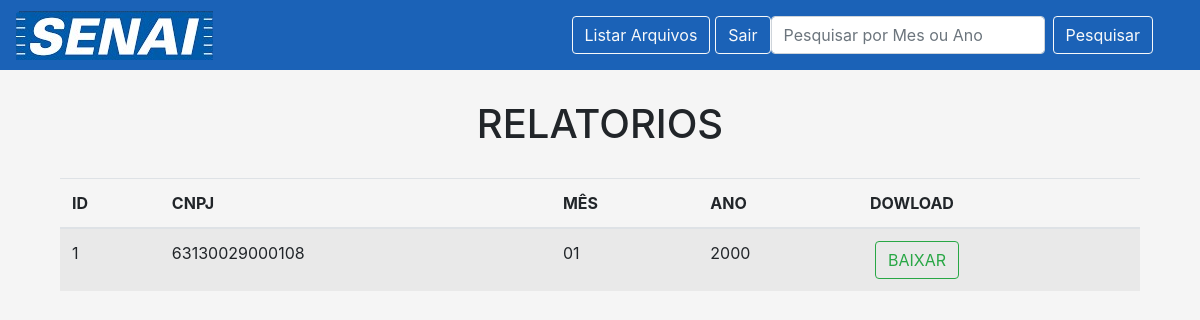
The app's page /empresa.php (signed in) with its own data.
### tables this page shows
CREATE TABLE `relatorios` (
  `ID` int(11) NOT NULL,
  `mes` varchar(2) NOT NULL,
  `ano` varchar(5) NOT NULL,
  `local_arqv` varchar(200) NOT NULL,
  `empresa_cnpj` varchar(20) NOT NULL
);

### empresa.php (the view, shortened to what this page needs)
<!DOCTYPE html>
<html lang="pt-br">
<head>
    <link rel="stylesheet" href="https://cdn.jsdelivr.net/npm/bootstrap@4.0.0/dist/css/bootstrap.min.css">
</head>
<?php require "menu_empresa.php" ?>
<body>
    <h1 style="text-align: center;margin: 30px 0;">RELATORIOS</h1>
    <section style="margin: 30px 0;">
    <center>
        <div class="box-user">
            <table class="table table-striped">
                <thead>
                <tr>
                    <th scope="col">ID</th>
                    <th scope="col">CNPJ</th>
                    <th scope="col">MÊS</th>
                    <th scope="col">ANO</th>
                    <th scope="col">DOWLOAD</th>
                </tr>
                </thead>
                <tbody>
                    <?php
                        require_once "conexao.php";
                        $sql_query = "SELECT * FROM relatorios WHERE empresa_cnpj = '" . $_COOKIE['cnpj'] . "'";
                        if ($result = $conn ->query($sql_query)) {
                            while ($row = $result->fetch_assoc()) {
                                $id = $row['ID'];
                                $mes = $row['mes'];
                                $ano = $row['ano'];
                                $local_arqv = $row['local_arqv'];
                                $cnpj = $row['empresa_cnpj']
                    ?>
                    <tr class="trow">
                        <td><?php echo $id; ?></td>
                        <td><?php echo $cnpj; ?></td>
                        <td><?php echo $mes; ?></td>
                        <td><?php echo $ano; ?></td>
                        <td><a class="btn btn-outline-success" href="<?php echo $local_arqv; ?>" download>BAIXAR</a></td>
                    </tr>
                    <?php
                            }
                        }
                    ?>
                </tbody>
            </table>
        </div>
    </center>
    </section>
</body>
</html>

### menu_empresa.php (style rules this page uses)
a { margin-left: 5px; }
body { background-color: whitesmoke; }
.box-user { width: 1080px; }

### records on screen
relatorios: ID "1", empresa_cnpj "63130029000108", mes "01", ano "2000"
